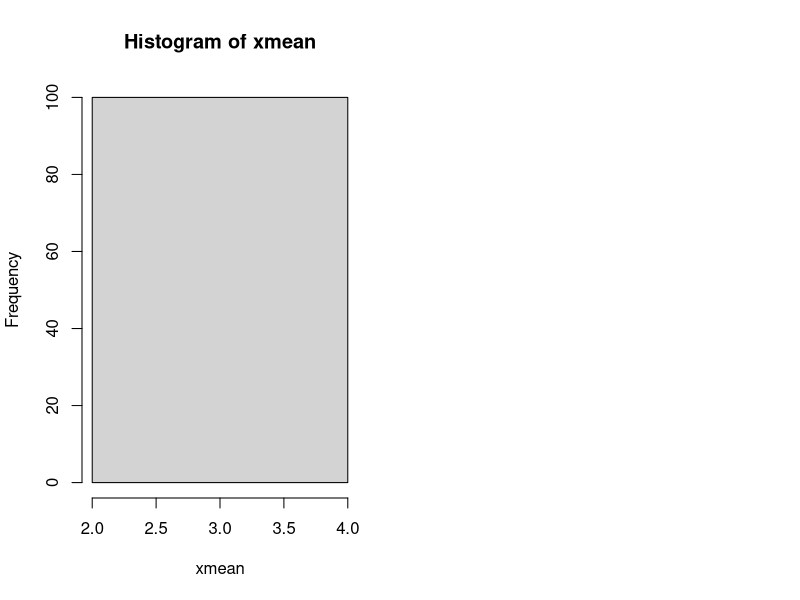

Source code (R):
#Problem 1
#n = 500, k = 10 and 50

#a, find uniform distribtion from 0 to 5
Y=runif(n=500,min=0,max=5)
X=matrix(data=Y,500,100)
xmean=apply(X,2,mean)
par(mfrow=c(1,2))
hist(xmean)

